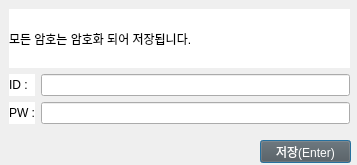
<?xml version="1.0" encoding="UTF-8"?>
<ui version="4.0">
 <class>Dialog</class>
 <widget class="QDialog" name="Dialog">
  <property name="geometry">
   <rect>
    <x>0</x>
    <y>0</y>
    <width>357</width>
    <height>165</height>
   </rect>
  </property>
  <property name="windowTitle">
   <string>Dialog</string>
  </property>
  <widget class="QWidget" name="verticalLayoutWidget">
   <property name="geometry">
    <rect>
     <x>-1</x>
     <y>-1</y>
     <width>361</width>
     <height>135</height>
    </rect>
   </property>
   <layout class="QVBoxLayout" name="verticalLayout">
    <property name="leftMargin">
     <number>10</number>
    </property>
    <property name="topMargin">
     <number>10</number>
    </property>
    <property name="rightMargin">
     <number>10</number>
    </property>
    <property name="bottomMargin">
     <number>10</number>
    </property>
    <item>
     <widget class="QLabel" name="label">
      <property name="styleSheet">
       <string notr="true">background-color : rgb(255, 255, 255);
font: 16pt &quot;나눔고딕 ExtraBold&quot;;</string>
      </property>
      <property name="text">
       <string>모든 암호는 암호화 되어 저장됩니다.</string>
      </property>
     </widget>
    </item>
    <item>
     <layout class="QGridLayout" name="gridLayout">
      <property name="rightMargin">
       <number>0</number>
      </property>
      <item row="4" column="0">
       <widget class="QLabel" name="label_3">
        <property name="styleSheet">
         <string notr="true">background-color : rgb(255, 255, 255);
font: 16pt &quot;나눔고딕 ExtraBold&quot;;</string>
        </property>
        <property name="text">
         <string>PW :</string>
        </property>
       </widget>
      </item>
      <item row="2" column="1">
       <widget class="QLineEdit" name="lineEdit_ID"/>
      </item>
      <item row="4" column="1">
       <widget class="QLineEdit" name="lineEdit_PW"/>
      </item>
      <item row="2" column="0">
       <widget class="QLabel" name="label_2">
        <property name="styleSheet">
         <string notr="true">background-color : rgb(255, 255, 255);
font: 16pt &quot;나눔고딕 ExtraBold&quot;;</string>
        </property>
        <property name="text">
         <string>ID :</string>
        </property>
       </widget>
      </item>
     </layout>
    </item>
   </layout>
  </widget>
  <widget class="QPushButton" name="btn_saveLoginInfo">
   <property name="geometry">
    <rect>
     <x>260</x>
     <y>140</y>
     <width>91</width>
     <height>23</height>
    </rect>
   </property>
   <property name="styleSheet">
    <string notr="true">background-color : rgb(85, 85, 85);
color: rgb(255, 255, 255);
font: 9pt &quot;나눔고딕 ExtraBold&quot;;</string>
   </property>
   <property name="text">
    <string>저장(Enter)</string>
   </property>
  </widget>
 </widget>
 <resources/>
 <connections/>
</ui>
